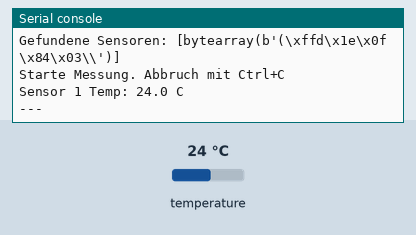
The program below on a simulated Raspberry Pi Pico running MicroPython. On the bench: the last lines printed to the serial console. The test bench sets the inputs (shaded band); at power-on: temperature 24 °C.

Above: at 1.2 s.
1.3 s: temperature set to 12 °C
At 3.3 s:
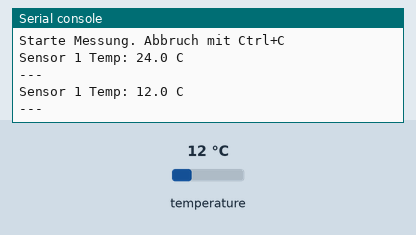
3.7 s: temperature set to 19 °C
At 6.8 s:
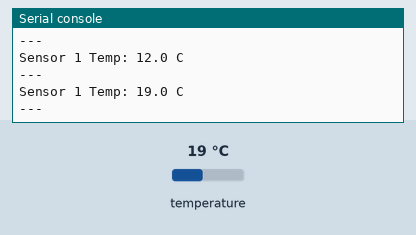
Timing chart, 0 to 8.3 s (numbered marks = the images above; inputs shaded):
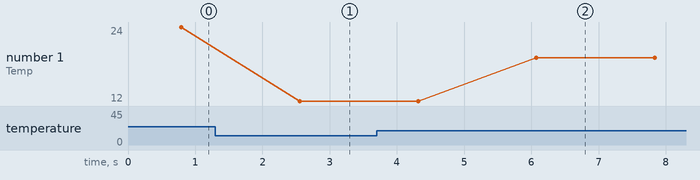

Measured:
- after the input at 1.3 s, the serial console: prints a new line after 1.3 s (image 1)
- after the input at 3.7 s, the serial console: prints a new line after 2.4 s (image 2)
- plotted number 1: 24 → 12 after the input at 1.3 s, 12 → 19 after the input at 3.7 s

The program:

ds18b20_read.py
```python
from machine import Pin
import onewire
import ds18x20
import time

DATA_PIN = 2
INTERVAL_S = 1.0

ow = onewire.OneWire(Pin(DATA_PIN))
ds = ds18x20.DS18X20(ow)

roms = ds.scan()
print("Gefundene Sensoren:", roms)

if not roms:
    print("Kein DS18B20 gefunden. Verkabelung und 4.7 kOhm Pull-up pruefen.")
    raise SystemExit

print("Starte Messung. Abbruch mit Ctrl+C")

while True:
    ds.convert_temp()
    time.sleep_ms(750)

    for idx, rom in enumerate(roms, start=1):
        temp_c = ds.read_temp(rom)
        print("Sensor", idx, "Temp:", temp_c, "C")

    print("---")
    time.sleep(INTERVAL_S)
```
